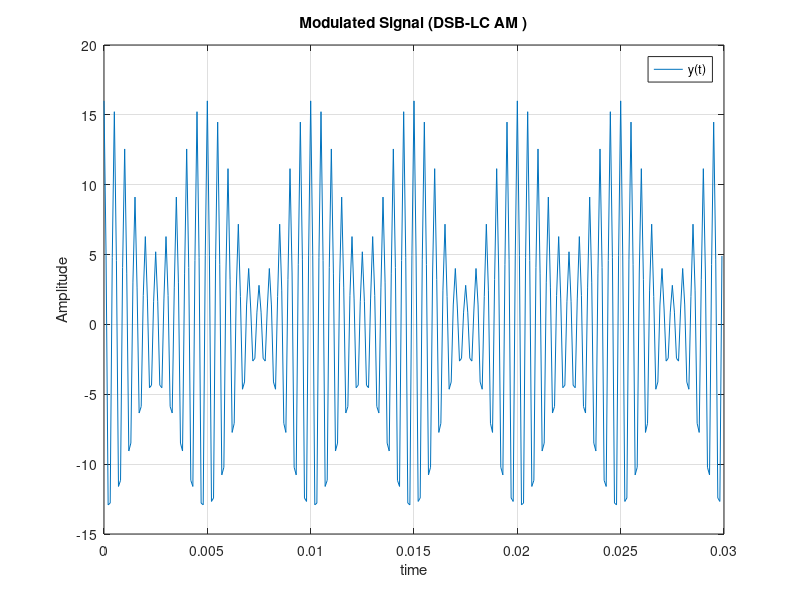
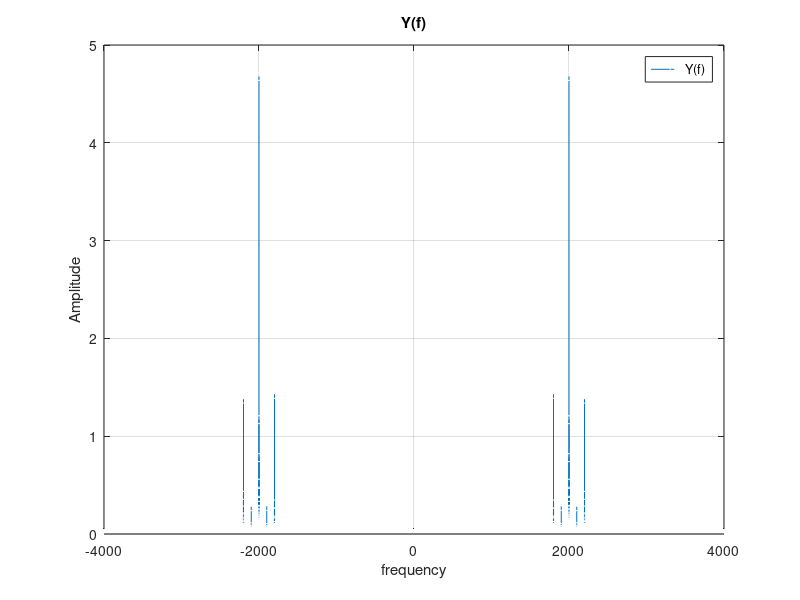
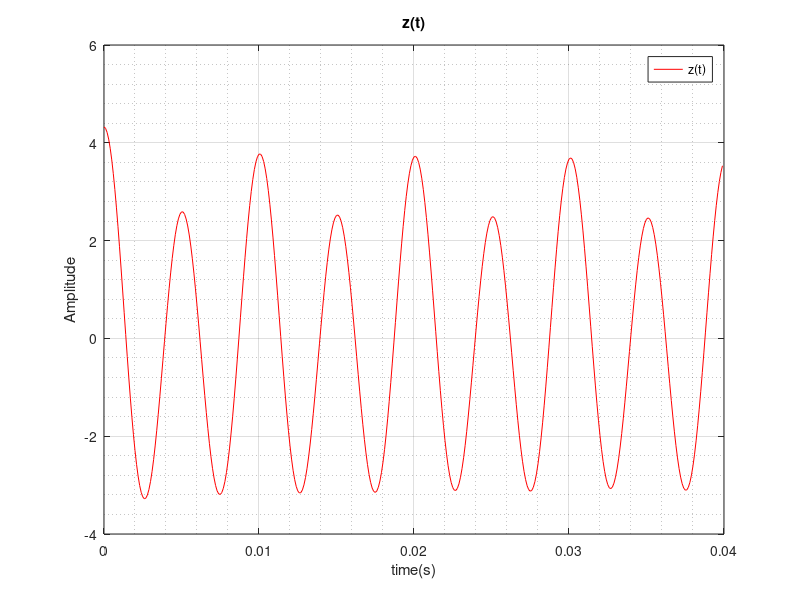
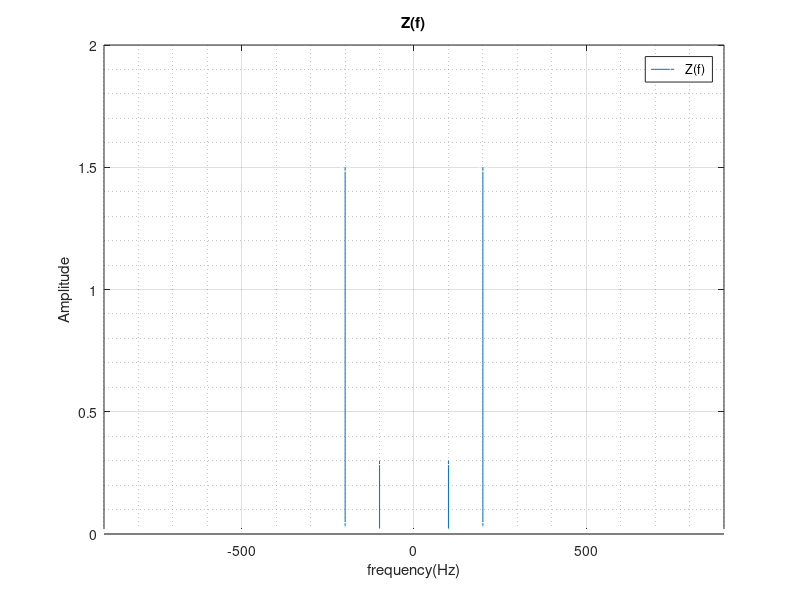

Recreate these plots in MATLAB, in order.
fs=10000; %sampling freq
time=0:(1/fs):1;
freq=-fs/2:fs/2;
mu=0.6
%m(t)
messageSignal=(sin(2*pi*100*time))+(5*cos(2*pi*200*time));
Ac= 10;
%c(t)
carrierSignal=cos(2*pi*2000*time);
%y(t)
modulatedSignal=Ac.*(1+(0.6.*messageSignal/5)).*carrierSignal;
%Y(f)
y_spectrum=abs(fftshift(fft(modulatedSignal))/fs);

figure;
plot(time(1:300),modulatedSignal(1:300));
title("Modulated Signal (DSB-LC AM )");
xlabel("time");
ylabel("Amplitude");
legend('y(t)');
grid on;


figure;
stem(freq,y_spectrum,'MarkerEdgeColor','white');
xlim([-4000 4000]);
title("Y(f)");
xlabel("frequency");
ylabel("Amplitude");
legend('Y(f)');
grid on;

%%
%(ii) Demodulating the AM signal
%-----------------------------------------------------------------%
freq=-fs/2:fs/2;
envelopeSignal= modulatedSignal.*carrierSignal;
e_spectrum=abs(fftshift(fft(envelopeSignal))/fs);
%Low Pass Filter 
LPF=[zeros(1,4800) ones(1,200) zeros(1,1) ones(1,200) zeros(1,4800)]; 
%Subtacting the DC component with zeros(1,1)
%Applied LPF to e_spectrum
z_spectrum=abs(LPF.*e_spectrum);
%Demodulated signal find help with inverse fourier transform  
demodulatedSignal=ifft(ifftshift(z_spectrum),fs)*(fs);
figure;
plot(time(1:400),demodulatedSignal(1:400),'r');
title("z(t)");
xlabel("time(s)");
ylabel("Amplitude");
legend('z(t)');
grid on;
grid minor;
figure
stem(freq,z_spectrum,'MarkerEdgeColor','white');
xlim([-900 900]);
title("Z(f)");
xlabel("frequency(Hz)");
ylabel("Amplitude");
legend('Z(f)');
grid on;
grid minor;

